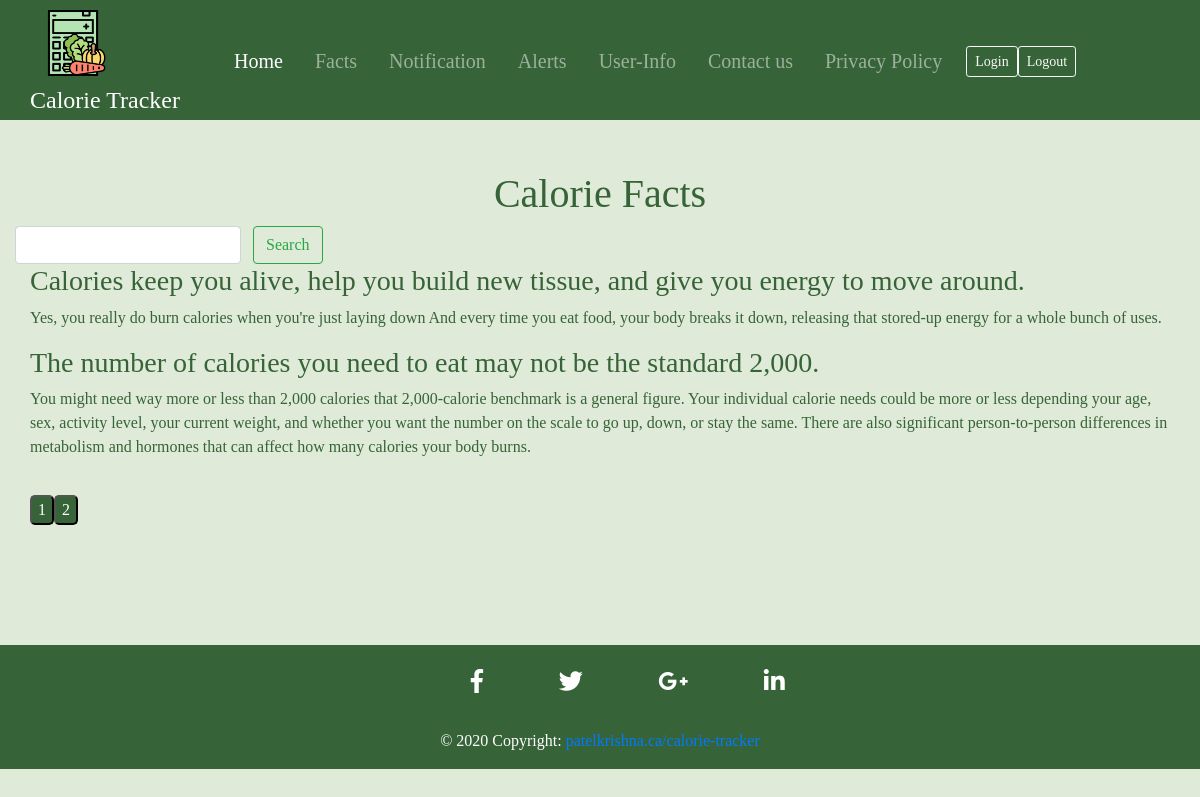
Screenshot of /list_facts_user.php with the database file from the repository.
### tables this page shows
CREATE TABLE `calorie_facts` (
  `id` int(11) NOT NULL,
  `title` varchar(100) NOT NULL,
  `content` mediumtext NOT NULL
);

### list_facts_user.php (the view, shortened to what this page needs)
<?php
$dbconn = Database::getDatabase();
	$search_keyword = '';
	$sql = 'SELECT * FROM calorie_facts WHERE title LIKE :keyword OR content LIKE :keyword ';
	$per_page_html = '';
	$page = 1;
	$start=0;
	$limit=" limit " . $start . "," . ROW_PER_PAGE;
	$pagination_statement = $dbconn->prepare($sql);
	$pagination_statement->bindValue(':keyword', '%' . $search_keyword . '%', PDO::PARAM_STR);
	$pagination_statement->execute();
	$row_count = $pagination_statement->rowCount();
	if(!empty($row_count)){
		$per_page_html .= "<div style='margin:20px 0px;'>";
		$page_count=ceil($row_count/ROW_PER_PAGE);
		if($page_count>1) {
			for($i=1;$i<=$page_count;$i++){
				if($i==$page){
					$per_page_html .= '<input type="submit" name="page" value="' . $i . '" class="btn-page pagination-btn" />';
				} else {
					$per_page_html .= '<input type="submit" name="page" value="' . $i . '" class="btn-page pagination-btn" />';
				}
			}
		}
		$per_page_html .= "</div>";
	}
	$query = $sql.$limit;
	$pdo_statement = $dbconn->prepare($query);
	$pdo_statement->bindValue(':keyword', '%' . $search_keyword . '%', PDO::PARAM_STR);
	$pdo_statement->execute();
	$result = $pdo_statement->fetchAll();
include_once 'includes/header.php';
?>
<p class="h1 text-center">Calorie Facts</p>
	<form name='frmSearch' action='' method='post' class="form-inline my-2 my-lg-0">
		<div class="col-md-6">
			<input type='search' name='search[keyword]' value="<?php echo $search_keyword; ?>" id='keyword' maxlength='25' class="form-control mr-sm-2" />
			<button class="btn btn-outline-success my-2 my-sm-0" type="submit">Search</button>
		</div>
		<div class="container">
		    <div class="row">
		        <?php
		        if(!empty($result)) {
			        foreach($result as $row) {
			            ?>
			            <h3><?= $row['title']; ?></h3>
			            <p><?= $row['content']; ?></p>
			            <br/>
			        <?php
			         	}
			         }
			         ?>
		<?php echo $per_page_html; ?>
		    </div>
		</div>
	</form>
<?php
require_once 'includes/footer.php';
?>

### style/main.css (style rules this page uses)
body { font-family:calibri; background: #dfebd8; color: #366337; }
.pagination-btn { border-radius: 5px; color:white; background-color:#366337; cursor: pointer; }

### rows the page displays
calorie_facts: title "Calories keep you alive, help you build new tissue, and give you energy to move around.", content "Yes, you really do burn calories when you're just laying down And every time you eat food, your body breaks it down, releasing that stored-up energy for a whole bunch of uses."
calorie_facts: title "The number of calories you need to eat may not be the standard 2,000.", content "You might need way more or less than 2,000 calories that 2,000-calorie benchmark is a general figure. Your individual calorie needs could be more or less depending your age, sex, activity level, your current weight, and whether you want the number on the scale to go up, down, or stay the same. There are also significant person-to-person differences in metabolism and hormones that can affect how many calories your body burns."
